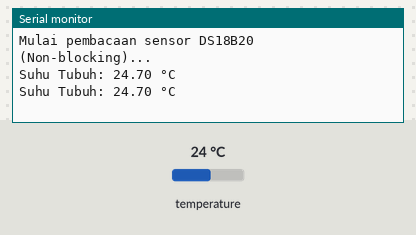
This sketch was run on a simulated Arduino Uno, built with avr-gcc and run on an emulated ATmega328P. On the bench: the last lines printed to the serial monitor. Inputs (shaded band) come from the test bench; at power-on: temperature 24 °C.

Above: at 3.1 s.
3.2 s: temperature set to 12 °C
At 4.2 s:
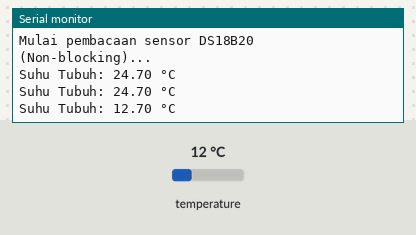
4.7 s: temperature set to 19 °C
At 6.0 s:
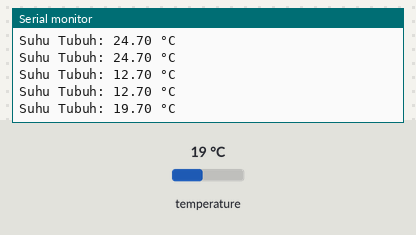
Timing chart, 0 to 7.7 s (numbered marks = the images above; inputs shaded):
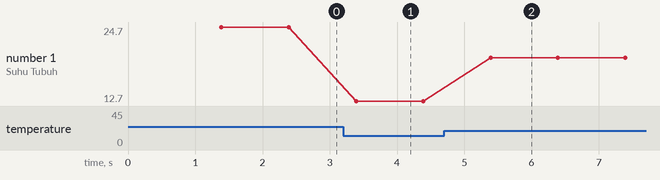

Measured:
- after the input at 3.2 s, the serial monitor: prints a new line after 0.19 s (image 1)
- after the input at 4.7 s, the serial monitor: prints a new line after 0.69 s (image 2)
- plotted number 1: 24.7 → 12.7 after the input at 3.2 s, 12.7 → 19.7 after the input at 4.7 s

The sketch:

ds18b20.ino
```cpp
#include <OneWire.h>
#include <DallasTemperature.h>

#define ONE_WIRE_BUS 4
OneWire oneWire(ONE_WIRE_BUS);
DallasTemperature sensors(&oneWire);

// Offset kalibrasi
const float KALIBRASI_OFFSET = 0.70;

// --- Variabel Millis ---
unsigned long previousMillis = 0;  // Menyimpan waktu terakhir update
const long interval = 1000;        // Interval pembacaan (1000ms = 1 detik)

void setup(void)
{
  Serial.begin(115200);
  Serial.println("Mulai pembacaan sensor DS18B20 (Non-blocking)...");

  sensors.begin();
  sensors.setResolution(11);
}

void loop(void)
{
  // Ambil waktu sekarang
  unsigned long currentMillis = millis();

  // Cek apakah sudah 1 detik sejak update terakhir
  if (currentMillis - previousMillis >= interval) {
    // Simpan waktu update sekarang untuk referensi berikutnya
    previousMillis = currentMillis;

    // --- Mulai proses pembacaan suhu ---
    sensors.requestTemperatures();
    float tempC_raw = sensors.getTempCByIndex(0);

    if(tempC_raw == DEVICE_DISCONNECTED_C)
    {
      Serial.println("Error: Tidak dapat membaca suhu. Cek koneksi sensor!");
    }
    else
    {
      float tempC_terkalibrasi = tempC_raw + KALIBRASI_OFFSET;

      Serial.print("Suhu Tubuh: ");
      Serial.print(tempC_terkalibrasi, 2);
      Serial.println(" °C");
    }
  }


}
```
